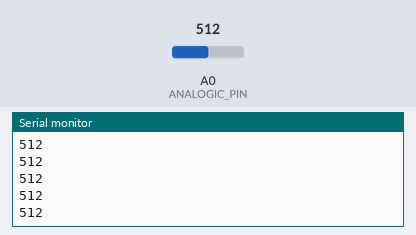
Simulated run of this sketch. Board: Arduino Uno, built with avr-gcc and run on an emulated ATmega328P. Parts: the last lines printed to the serial monitor. Inputs (shaded band) come from the test bench; at power-on: A0 (ANALOGIC_PIN) = 512.

Above: at 1.2 s.
1.3 s: A0 (ANALOGIC_PIN) set to 716
At 1.37 s:
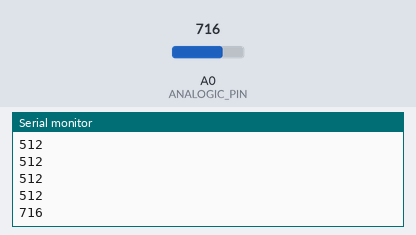
2.8 s: A0 (ANALOGIC_PIN) set to 900
At 2.87 s:
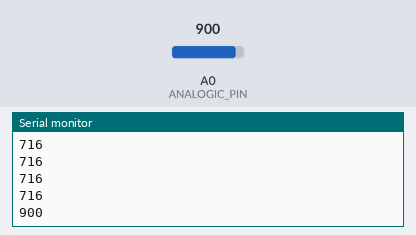
Timing chart, 0 to 5.8 s (numbered marks = the images above; inputs shaded):
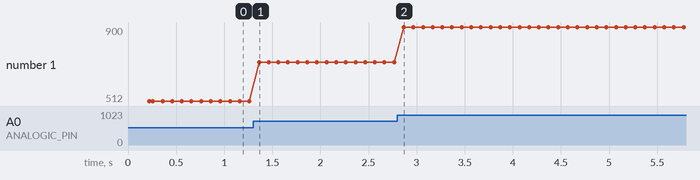

Measured:
- after the input at 1.3 s, the serial monitor: prints a new line after 0.06 s (image 1)
- after the input at 2.8 s, the serial monitor: prints a new line after 0.07 s (image 2)
- plotted number 1: 512 → 716 after the input at 1.3 s, 716 → 900 after the input at 2.8 s

The sketch:

readAnalogicComponents.ino
```cpp
// (licence header left out)
#define DIGITAL_PIN 7
#define ANALOGIC_PIN A0
/*
 * Hall sensor:
 * the window face -> pins 1,2,3 from left to right
 * vcc to first pin
 * gnd to second pin
 * for analogic output pin (3) direct to A0
 * for digital resitor 10k between output (3) and vcc and to 7
 *
 * PhotoRezistor:
 * VCC to photresistor first pin
 * photoresistor second pin to A0
 * photoresistor second pin to rezistor 10k first pin
 * resistor second pin to GND
 *
 *Photorezistor and photodiode are almost the same
 * PhotoTransistor:
 * longer pin to vcc
 * shorter pin to first pin 470k/10k rezistor and to A0
 * second pin of rezistor to gnd
 * PhotoDiode:
 * shorter pin to vcc
 * longer pin to first pin 2k rezistor and to A0
 * second pin of rezistor to gnd
 *
 * Termistor 10k:
 * first pin of termistor to vcc
 * second pin of temistor to first pin of rezistor (10k) and to A0
 * second pin of rezistor to gnd
 */
bool isValidInput;
char inData[20]; // Allocate some space for the string
char inChar; // Where to store the character read
byte index = 0; // Index into array; where to store the character

bool analogicOrDigital = false; //true if is digital false for analogic
void setup() {
  Serial.begin(9600);
  pinMode(ANALOGIC_PIN, INPUT);
  pinMode(DIGITAL_PIN, INPUT_PULLUP);
}


void loop()
{
  Serial.println( "-----------------------------------------------------" );
  Serial.println( "Reading of analogic sensors");
  Serial.println( "-----------------------------------------------------" );
  Serial.println( "MENU:" );
  Serial.println( "d# digital read" );
  Serial.println( "a# analogic read");
  Serial.println( "-----------------------------" );
   do {
    for (index = 0; index < 20; index++)
    {
       inData[index] = '\0';
    }
    inChar = '0';
    index = 0;
    while(inChar != '#') {
      while( !Serial.available() ) {
        if (analogicOrDigital) {
           int value = digitalRead(DIGITAL_PIN);
           Serial.println(value);
           delay(100);
        } else {
            int value = analogRead(ANALOGIC_PIN);
            Serial.println(value);
            delay(100);
        }
      }
      while(Serial.available() > 0) // Don't read unless
                                                 // there you know there is data
      {
          if(index < 19) // One less than the size of the array
          {
              inChar = Serial.read(); // Read a character
              inData[index] = inChar; // Store it
              index++; // Increment where to write next
              inData[index] = '\0'; // Null terminate the string
          }
      }
    }
    if (index > 0) {
      inData[index-1] = '\0';
    }
    if (strcmp(inData,"d") == 0) {
      analogicOrDigital = true;
      isValidInput = true;
    } else if (strcmp(inData, "a") == 0) {
      analogicOrDigital = false;
      isValidInput = true;
    } else {
      isValidInput = false;
    }
  } while( isValidInput == true );
}
```
